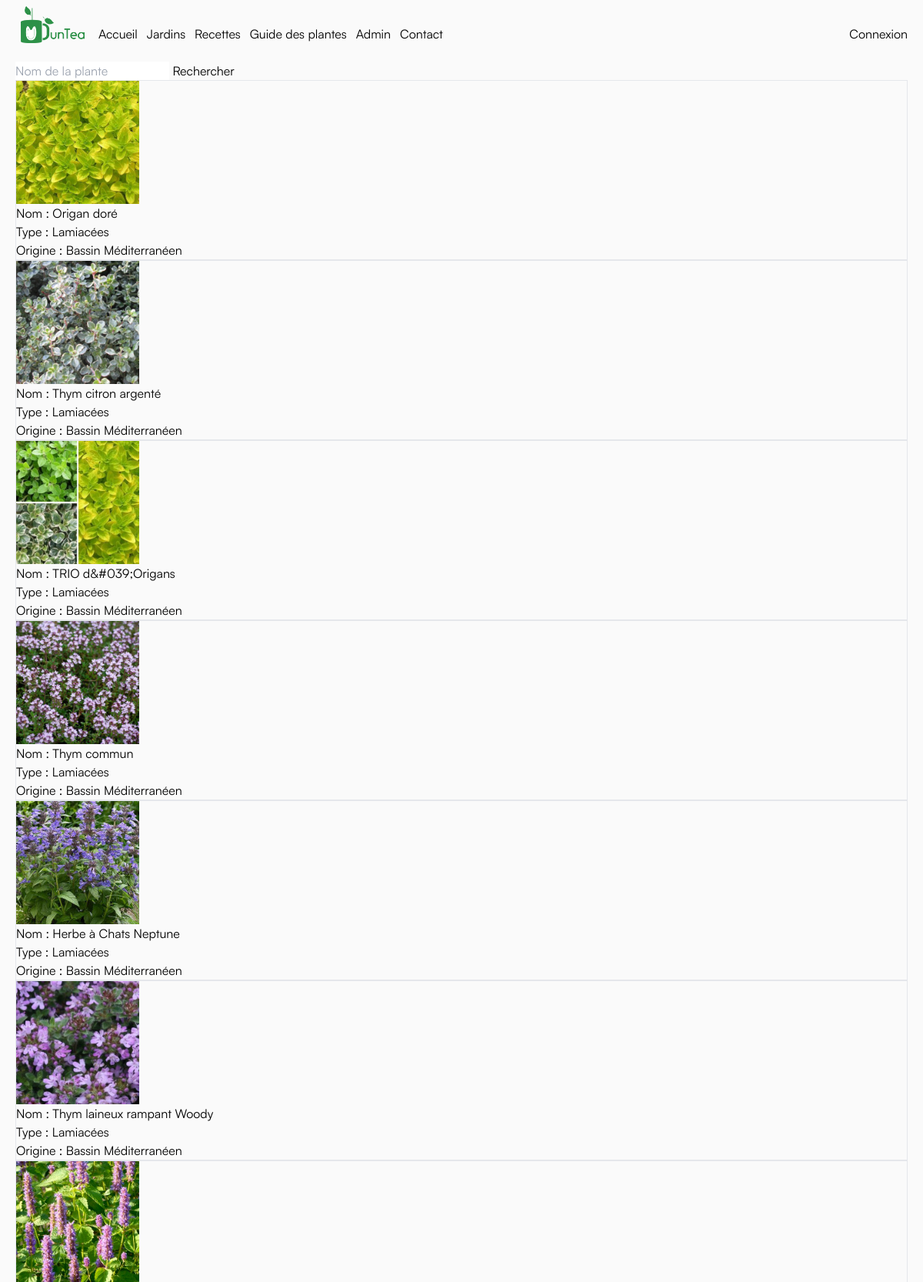
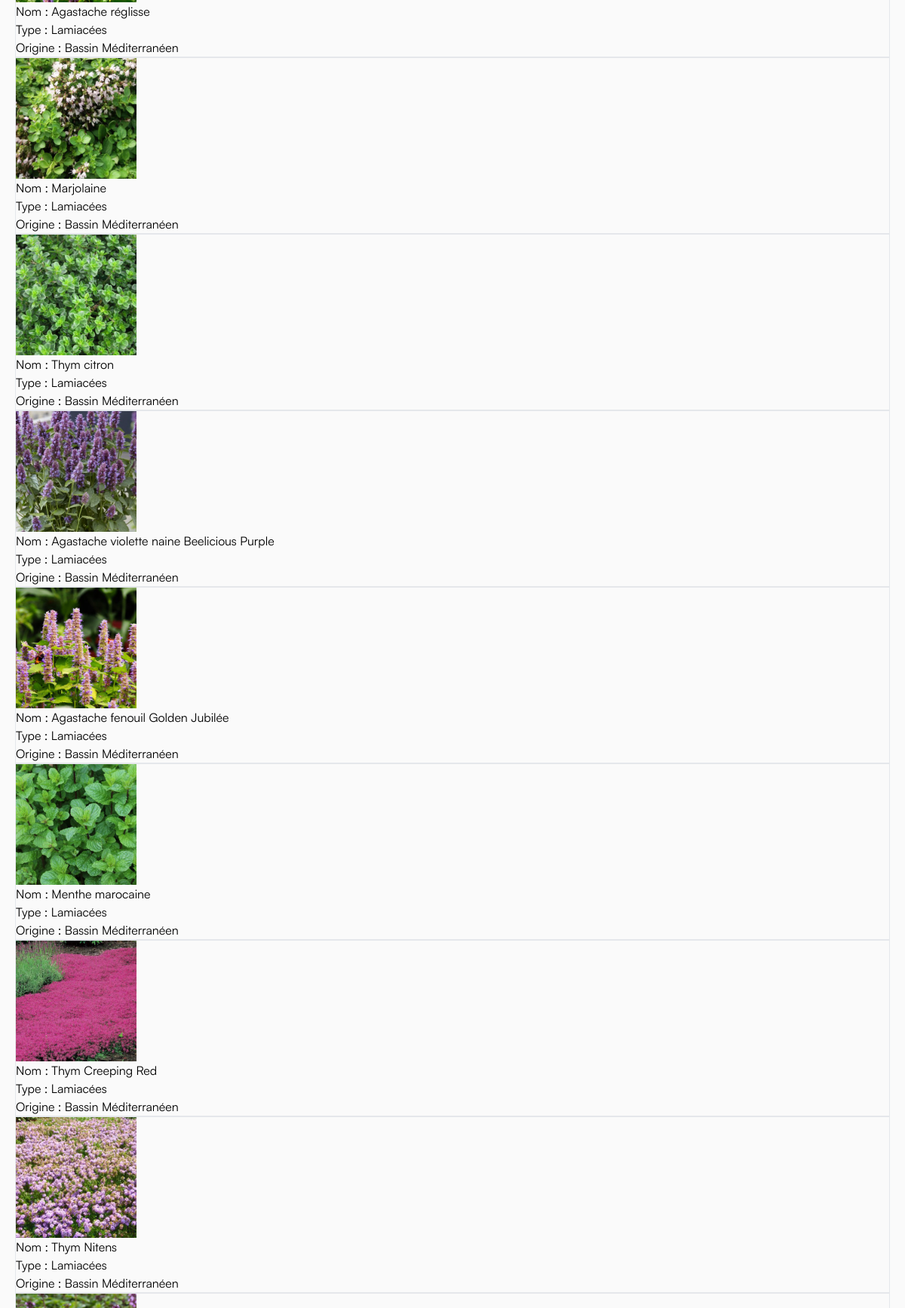
/Plante/planteList.php (upper part), run on the app's committed database (2 pictures, top to bottom).
### tables this page shows
CREATE TABLE `PLANTE` (
  `idPlante` int(11) NOT NULL,
  `name` varchar(100) DEFAULT NULL,
  `img` varchar(150) DEFAULT NULL,
  `typePlanteId` int(11) DEFAULT NULL
);

CREATE TABLE `TYPE_PLANTE` (
  `idTypePlante` int(11) NOT NULL,
  `typeName` varchar(100) DEFAULT NULL,
  `origineName` varchar(50) NOT NULL
);

### Plante/planteList.php (the view, shortened to what this page needs)
<?php
require_once('../assets/conf/head.inc.php');
require_once('../assets/conf/conf.inc.php');
require_once('../assets/conf/header.inc.php');
?>
<section>
<?php
$req = $db->prepare("SELECT
PLANTE.idPlante, PLANTE.name AS planteName, PLANTE.img,
TYPE_PLANTE.typeName AS typeName, TYPE_PLANTE.origineName
FROM PLANTE
INNER JOIN TYPE_PLANTE ON PLANTE.typePlanteId = TYPE_PLANTE.idTypePlante");
    $req->execute();
    $plantes = $req->fetchAll();
    echo '<div class="grid grid-cols-2 my-10 sm:grid-cols-4 md:grid-cols-4 lg:grid-cols-6 xl:grid-cols-8 gap-5 mx-5">';
    echo '
    <form class="col-start-1 col-end-8 " action="/User/resultatRecherchePlante.php" method="post">
<input type="text" name="texte" placeholder="Nom de la plante">
<button type="submit" >Rechercher</button>
    ';
    foreach ($plantes as $plante) {
        echo '<article class="border">';
        echo '<figure class="h-40 ">';
        echo '<img class="h-full object-cover" src="/assets/Uploads/' . htmlspecialchars($plante['img']) . '" alt="' . htmlspecialchars($plante['img']) . '">';
        echo '</figure>';
        echo '<div class="plante-infos">';
        echo '<div class="type-plante">';
        echo '<h1>Nom : ' . htmlspecialchars($plante['planteName']) . '</h1>';
        echo '</div>';
        echo '<h2>Type : ' . htmlspecialchars($plante['typeName']) . '</h2>';
        echo '<h3>Origine : ' . htmlspecialchars($plante['origineName']) . '</h3>';
        echo '</div>';
        echo '</article>';
    }
    echo '</div>';
?>
</section>

### assets/css/style.css (style rules this page uses)
* { box-sizing: border-box; padding: 0; margin: 0; }

### data on the page
plante: img (picture), name "Origan doré", typePlanteId.typeName "Lamiacées", typePlanteId.origineName "Bassin Méditerranéen"
plante: img (picture), name "Thym citron argenté", typePlanteId.typeName "Lamiacées", typePlanteId.origineName "Bassin Méditerranéen"
plante: img (picture), name "TRIO d&#039;Origans", typePlanteId.typeName "Lamiacées", typePlanteId.origineName "Bassin Méditerranéen"
plante: img (picture), name "Thym commun", typePlanteId.typeName "Lamiacées", typePlanteId.origineName "Bassin Méditerranéen"
plante: img (picture), name "Herbe à Chats Neptune", typePlanteId.typeName "Lamiacées", typePlanteId.origineName "Bassin Méditerranéen"
plante: img (picture), name "Thym laineux rampant Woody", typePlanteId.typeName "Lamiacées", typePlanteId.origineName "Bassin Méditerranéen"
plante: img (picture), name "Agastache réglisse", typePlanteId.typeName "Lamiacées", typePlanteId.origineName "Bassin Méditerranéen"
plante: img (picture), name "Marjolaine", typePlanteId.typeName "Lamiacées", typePlanteId.origineName "Bassin Méditerranéen"
plante: img (picture), name "Thym citron", typePlanteId.typeName "Lamiacées", typePlanteId.origineName "Bassin Méditerranéen"
plante: img (picture), name "Agastache violette naine Beelicious Purple", typePlanteId.typeName "Lamiacées", typePlanteId.origineName "Bassin Méditerranéen"
plante: img (picture), name "Agastache fenouil Golden Jubilée", typePlanteId.typeName "Lamiacées", typePlanteId.origineName "Bassin Méditerranéen"
plante: img (picture), name "Menthe marocaine", typePlanteId.typeName "Lamiacées", typePlanteId.origineName "Bassin Méditerranéen"
plante: img (picture), name "Thym Creeping Red", typePlanteId.typeName "Lamiacées", typePlanteId.origineName "Bassin Méditerranéen"
plante: img (picture), name "Thym Nitens", typePlanteId.typeName "Lamiacées", typePlanteId.origineName "Bassin Méditerranéen"
plante: img (picture)
